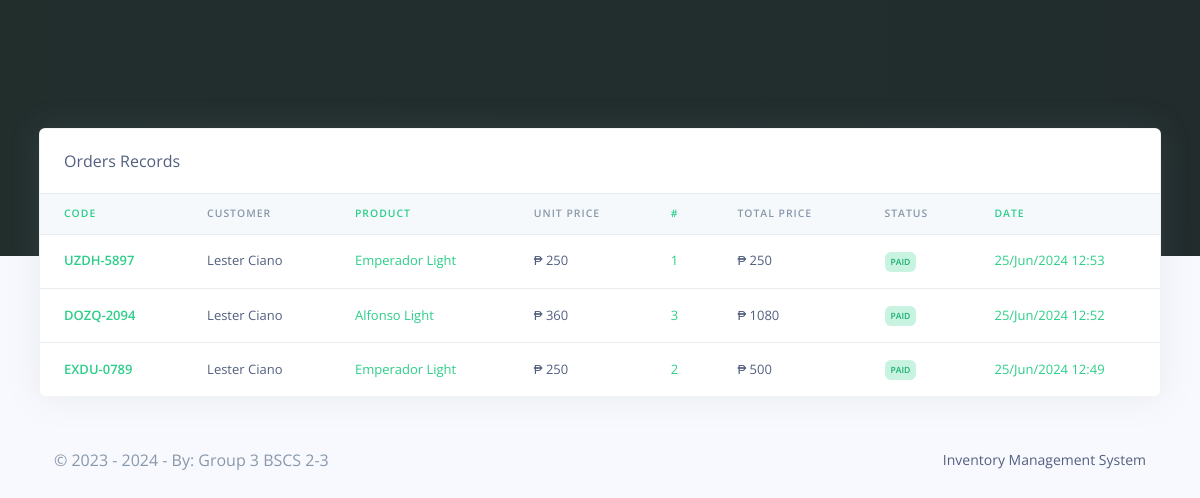
Screenshot of /pos/cashier/orders_reports.php (signed in) with the database file from the repository.
### tables this page shows
CREATE TABLE `rpos_orders` (
  `order_id` varchar(200) NOT NULL,
  `order_code` varchar(200) NOT NULL,
  `customer_id` varchar(200) NOT NULL,
  `customer_name` varchar(200) NOT NULL,
  `prod_id` varchar(200) NOT NULL,
  `prod_name` varchar(200) NOT NULL,
  `prod_price` varchar(200) NOT NULL,
  `prod_qty` varchar(200) NOT NULL,
  `order_status` varchar(200) NOT NULL,
  `created_at` timestamp(6) NOT NULL DEFAULT current_timestamp(6) ON UPDATE current_timestamp(6)
);

### pos/cashier/orders_reports.php (the view, shortened to what this page needs)
<?php
include('config/config.php');
require_once('partials/_head.php');
?>
<body>
    <div class="main-content">
        <div class="container-fluid mt--8">
            <div class="row">
                <div class="col">
                    <div class="card shadow">
                        <div class="card-header border-0">
                            Orders Records
                        </div>
                        <div class="table-responsive">
                            <table class="table align-items-center table-flush">
                                <thead class="thead-light">
                                    <tr>
                                        <th class="text-success" scope="col">Code</th>
                                        <th scope="col">Customer</th>
                                        <th class="text-success" scope="col">Product</th>
                                        <th scope="col">Unit Price</th>
                                        <th class="text-success" scope="col">#</th>
                                        <th scope="col">Total Price</th>
                                        <th scop="col">Status</th>
                                        <th class="text-success" scope="col">Date</th>
                                    </tr>
                                </thead>
                                <tbody>
                                    <?php
                                    $ret = "SELECT * FROM  rpos_orders ORDER BY `created_at` DESC  ";
                                    $stmt = $mysqli->prepare($ret);
                                    $stmt->execute();
                                    $res = $stmt->get_result();
                                    while ($order = $res->fetch_object()) {
                                        $total = ($order->prod_price * $order->prod_qty);
                                    ?>
                                        <tr>
                                            <th class="text-success" scope="row"><?php echo $order->order_code; ?></th>
                                            <td><?php echo $order->customer_name; ?></td>
                                            <td class="text-success"><?php echo $order->prod_name; ?></td>
                                            <td>₱ <?php echo $order->prod_price; ?></td>
                                            <td class="text-success"><?php echo $order->prod_qty; ?></td>
                                            <td>₱ <?php echo $total; ?></td>
                                            <td><?php if ($order->order_status == '') {
                                                    echo "<span class='badge badge-danger'>Not Paid</span>";
                                                } else {
                                                    echo "<span class='badge badge-success'>$order->order_status</span>";
                                                } ?></td>
                                            <td class="text-success"><?php echo date('d/M/Y g:i', strtotime($order->created_at)); ?></td>
                                        </tr>
                                    <?php } ?>
                                </tbody>
                            </table>
                        </div>
                    </div>
                </div>
            </div>
            <?php
            require_once('partials/_footer.php');
            ?>
        </div>
    </div>
</body>
</html>

### rows the page displays
rpos_orders: order_code "UZDH-5897", customer_name "Lester Ciano", prod_name "Emperador Light", prod_price "250", prod_qty "1", order_status "PAID", created_at "25/Jun/2024 12:53"
rpos_orders: order_code "DOZQ-2094", customer_name "Lester Ciano", prod_name "Alfonso Light", prod_price "360", prod_qty "3", total "1080", order_status "PAID", created_at "25/Jun/2024 12:52"
rpos_orders: order_code "EXDU-0789", customer_name "Lester Ciano", prod_name "Emperador Light", prod_price "250", prod_qty "2", total "500", order_status "PAID", created_at "25/Jun/2024 12:49"
